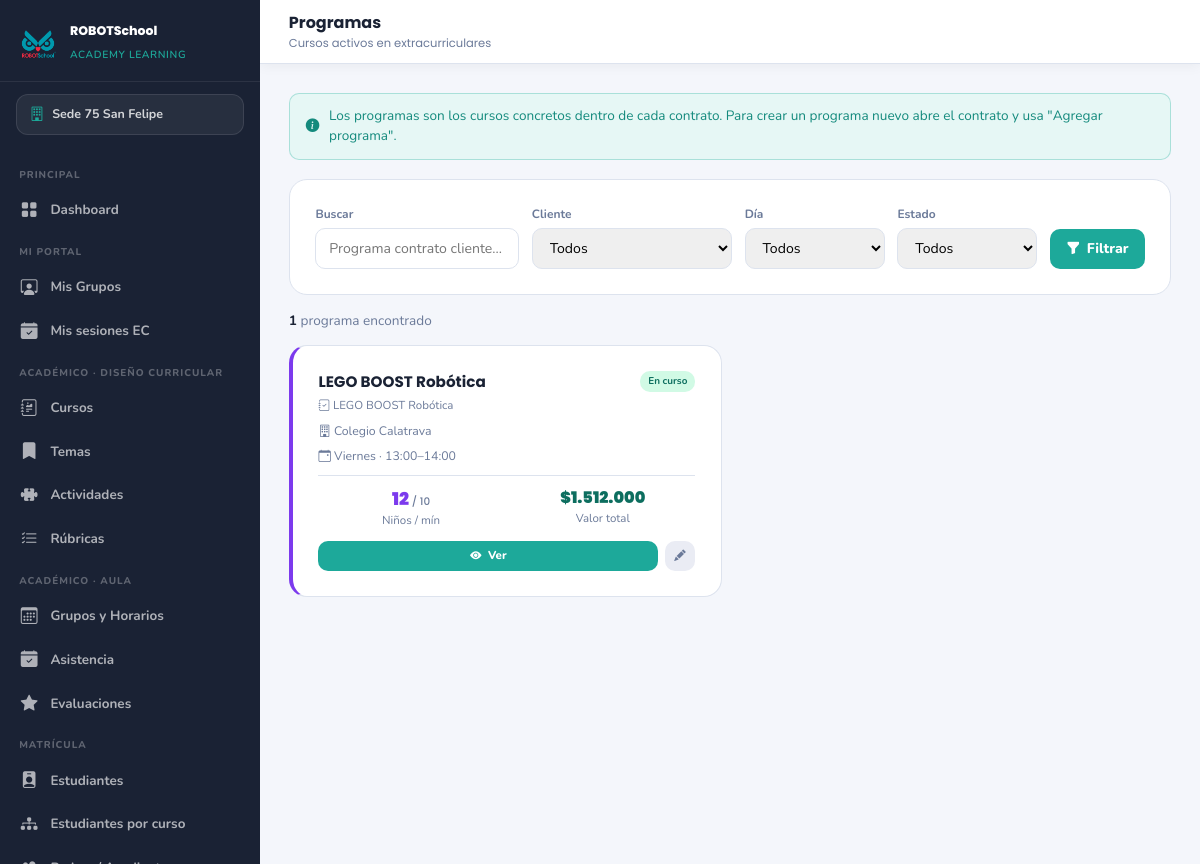
Page /modulos/extracurriculares/programas/index.php (signed in) on the committed database.
### tables this page shows
CREATE TABLE `sedes` (
  `id` int(10) UNSIGNED NOT NULL,
  `nombre` varchar(100) NOT NULL,
  `ciudad` varchar(80) NOT NULL,
  `direccion` varchar(150) NOT NULL,
  `telefono` varchar(20) DEFAULT NULL,
  `email` varchar(100) DEFAULT NULL,
  `activa` tinyint(1) NOT NULL DEFAULT 1,
  `created_at` datetime NOT NULL DEFAULT current_timestamp()
);

CREATE TABLE `ec_programas` (
  `id` int(10) UNSIGNED NOT NULL,
  `contrato_id` int(10) UNSIGNED NOT NULL,
  `curso_id` int(10) UNSIGNED DEFAULT NULL COMMENT 'FK a cursos RSAL contenido pedagogico reutilizado',
  `nombre` varchar(200) NOT NULL COMMENT 'Ej LEGO SPIKE 3ero y 4to',
  `equipos_kit` varchar(200) DEFAULT NULL COMMENT 'Ej LEGO SPIKE Prime Arduino UNO',
  `grado_desde` varchar(30) DEFAULT NULL COMMENT 'Ej 3o 1ro bachillerato',
  `grado_hasta` varchar(30) DEFAULT NULL,
  `edad_min` tinyint(3) UNSIGNED DEFAULT NULL,
  `edad_max` tinyint(3) UNSIGNED DEFAULT NULL,
  `cantidad_ninos` int(10) UNSIGNED NOT NULL DEFAULT 0 COMMENT 'Numero aproximado de estudiantes',
  `minimo_ninos` int(10) UNSIGNED NOT NULL DEFAULT 10 COMMENT 'Minimo viable bajo este numero se alerta pero no se bloquea',
  `dia_semana` enum('lunes','martes','miercoles','jueves','viernes','sabado','domingo') NOT NULL,
  `hora_inicio` time NOT NULL,
  `hora_fin` time NOT NULL,
  `total_sesiones` int(10) UNSIGNED NOT NULL DEFAULT 4 COMMENT 'Fijo en 4 por paquete 1 sesion semanal',
  `valor_por_nino` decimal(10,2) NOT NULL DEFAULT 120000.00 COMMENT 'Tarifa por nino paquete de 4 sesiones',
  `color` varchar(7) DEFAULT '#7c3aed' COMMENT 'Color para calendario visual',
  `estado` enum('planeado','en_curso','finalizado','suspendido') NOT NULL DEFAULT 'planeado',
  `observaciones` text DEFAULT NULL,
  `created_at` datetime NOT NULL DEFAULT current_timestamp(),
  `updated_at` datetime NOT NULL DEFAULT current_timestamp() ON UPDATE current_timestamp()
);

CREATE TABLE `cursos` (
  `id` int(10) UNSIGNED NOT NULL,
  `nombre` varchar(150) NOT NULL,
  `imagen` varchar(255) DEFAULT NULL COMMENT 'Ruta relativa en /uploads/cursos/',
  `introduccion` text DEFAULT NULL,
  `objetivos` text DEFAULT NULL,
  `edad_min` tinyint(3) UNSIGNED DEFAULT NULL,
  `edad_max` tinyint(3) UNSIGNED DEFAULT NULL,
  `valor` decimal(10,2) NOT NULL DEFAULT 0.00,
  `tipo_valor` enum('mensual','semestral') NOT NULL DEFAULT 'mensual',
  `cupo_maximo` int(10) UNSIGNED NOT NULL DEFAULT 20,
  `publicado` tinyint(1) NOT NULL DEFAULT 0,
  `orden` int(10) UNSIGNED NOT NULL DEFAULT 0,
  `created_at` datetime NOT NULL DEFAULT current_timestamp(),
  `updated_at` datetime NOT NULL DEFAULT current_timestamp() ON UPDATE current_timestamp()
);

CREATE TABLE `ec_clientes` (
  `id` int(10) UNSIGNED NOT NULL,
  `tipo` enum('colegio','empresa','institucion','otro') NOT NULL DEFAULT 'colegio',
  `nombre` varchar(200) NOT NULL,
  `nit` varchar(30) DEFAULT NULL COMMENT 'NIT o identificacion fiscal',
  `razon_social` varchar(200) DEFAULT NULL COMMENT 'Si difiere del nombre comercial',
  `ciudad` varchar(100) DEFAULT NULL,
  `direccion` varchar(250) DEFAULT NULL,
  `barrio` varchar(100) DEFAULT NULL,
  `latitud` decimal(10,7) DEFAULT NULL,
  `longitud` decimal(10,7) DEFAULT NULL,
  `telefono` varchar(30) DEFAULT NULL,
  `email` varchar(150) DEFAULT NULL,
  `sitio_web` varchar(200) DEFAULT NULL,
  `logo` varchar(255) DEFAULT NULL COMMENT 'Ruta en /uploads/ec_clientes/',
  `contacto_nombre` varchar(150) DEFAULT NULL COMMENT 'Contacto principal rectoria coordinacion',
  `contacto_cargo` varchar(100) DEFAULT NULL,
  `contacto_telefono` varchar(30) DEFAULT NULL,
  `contacto_email` varchar(150) DEFAULT NULL,
  `notas` text DEFAULT NULL,
  `activo` tinyint(1) NOT NULL DEFAULT 1,
  `created_at` datetime NOT NULL DEFAULT current_timestamp(),
  `updated_at` datetime NOT NULL DEFAULT current_timestamp() ON UPDATE current_timestamp()
);

### config/config.php (called while the page is built, shortened)
<?php
function h($str) {
    return htmlspecialchars($str ?? '', ENT_QUOTES, 'UTF-8');
}

### modulos/extracurriculares/programas/index.php (the view, shortened to what this page needs)
<?php
require_once __DIR__ . '/../../../config/config.php';
require_once ROOT . '/config/auth.php';
$menu_activo = 'ec_programas';
$q_buscar   = trim($_GET['buscar'] ?? '');
$where = ['1=1'];
$params = [];
$sql = "SELECT p.*, c.nombre AS curso_nombre,
        ct.id AS contrato_id, ct.nombre AS contrato_nombre, ct.codigo AS contrato_codigo,
        cl.nombre AS cliente_nombre, cl.tipo AS cliente_tipo
        FROM ec_programas p
        JOIN ec_contratos ct ON ct.id = p.contrato_id
        JOIN ec_clientes cl  ON cl.id = ct.cliente_id
        LEFT JOIN cursos c ON c.id = p.curso_id
        WHERE " . implode(' AND ', $where) . "
        ORDER BY
          FIELD(p.dia_semana,'lunes','martes','miercoles','jueves','viernes','sabado','domingo'),
          p.hora_inicio";
$stmt = $pdo->prepare($sql);
$stmt->execute($params);
$programas = $stmt->fetchAll();
$total = count($programas);
$prog_estados = [
    'planeado'   => ['Planeado',  '#1E4DA1', '#dbeafe'],
    'en_curso'   => ['En curso',  '#0d6e5f', '#d1fae5'],
    'finalizado' => ['Finalizado','#1f2937', '#E5E7EB'],
    'suspendido' => ['Suspendido','#b85f00', '#fff2d6'],
];
$dias_map = ['lunes'=>'Lunes','martes'=>'Martes','miercoles'=>'Mi&eacute;rcoles','jueves'=>'Jueves','viernes'=>'Viernes','sabado'=>'S&aacute;bado','domingo'=>'Domingo'];
require_once ROOT . '/includes/head.php';
require_once ROOT . '/includes/sidebar.php';
?>
<header class="main-header">
  <div class="header-title">Programas <small>Cursos activos en extracurriculares</small></div>
</header>
<main class="main-content">
  <div class="alert-rsal alert-info" style="margin-bottom:1.2rem;">
    <i class="bi bi-info-circle-fill"></i>
    Los programas son los cursos concretos dentro de cada contrato. Para crear un programa nuevo abre el contrato y usa "Agregar programa".
  </div>
  <div class="card-rsal" style="margin-bottom:1rem;">
    <form method="GET" style="display:grid;grid-template-columns:1fr 200px 140px 140px auto;gap:.8rem;align-items:end;">
      <div>
        <label style="font-size:.75rem;font-weight:700;color:var(--muted);display:block;margin-bottom:.3rem;">Buscar</label>
        <input type="text" name="buscar" value="<?= h($q_buscar) ?>"
               placeholder="Programa contrato cliente..."
               style="width:100%;padding:.55rem .8rem;border:1.5px solid var(--border);border-radius:10px;font-size:.88rem;"/>
      </div>
      <div>
        <label style="font-size:.75rem;font-weight:700;color:var(--muted);display:block;margin-bottom:.3rem;">Cliente</label>
        <select name="cliente" style="width:100%;padding:.55rem .8rem;border:1.5px solid var(--border);border-radius:10px;font-size:.88rem;">
          <option value="0">Todos</option>
        </select>
      </div>
      <div>
        <label style="font-size:.75rem;font-weight:700;color:var(--muted);display:block;margin-bottom:.3rem;">D&iacute;a</label>
        <select name="dia" style="width:100%;padding:.55rem .8rem;border:1.5px solid var(--border);border-radius:10px;font-size:.88rem;">
          <option value="">Todos</option>
        </select>
      </div>
      <div>
        <label style="font-size:.75rem;font-weight:700;color:var(--muted);display:block;margin-bottom:.3rem;">Estado</label>
        <select name="estado" style="width:100%;padding:.55rem .8rem;border:1.5px solid var(--border);border-radius:10px;font-size:.88rem;">
          <option value="">Todos</option>
        </select>
      </div>
      <button type="submit" class="btn-rsal-primary" style="padding:.6rem 1rem;">
        <i class="bi bi-funnel-fill"></i> Filtrar
      </button>
    </form>
  </div>
  <div style="font-size:.85rem;color:var(--muted);margin-bottom:.8rem;">
    <strong style="color:var(--dark);"><?= $total ?></strong> programa<?= $total != 1 ? 's' : '' ?> encontrado<?= $total != 1 ? 's' : '' ?>
  </div>
  <?php if (empty($programas)): ?>
    <div class="empty-state">
      <i class="bi bi-bookmark-plus"></i>
      <h3>No hay programas con estos filtros</h3>
      <p>Los programas se crean desde dentro de cada contrato.</p>
      <a href="<?= $U ?>modulos/extracurriculares/contratos/index.php" class="btn-rsal-primary">
        <i class="bi bi-file-earmark-text-fill"></i> Ir a contratos
      </a>
    </div>
  <?php else: ?>
    <div style="display:grid;grid-template-columns:repeat(auto-fill,minmax(320px,1fr));gap:1rem;">
      <?php foreach ($programas as $p):
        $pe = $prog_estados[$p['estado']] ?? $prog_estados['planeado'];
        $color_prog = $p['color'] ?: '#7c3aed';
        $horario = ($dias_map[$p['dia_semana']] ?? $p['dia_semana'])
                 . ' &middot; ' . substr($p['hora_inicio'],0,5) . '&ndash;' . substr($p['hora_fin'],0,5);
      ?>
      <div class="card-rsal" style="margin:0;border-left:4px solid <?= h($color_prog) ?>;">
        <div style="display:flex;justify-content:space-between;align-items:flex-start;margin-bottom:.5rem;gap:.6rem;">
          <div style="flex:1;min-width:0;">
            <div style="font-family:'Poppins',sans-serif;font-weight:700;color:var(--dark);font-size:.95rem;">
              <?= h($p['nombre']) ?>
            </div>
            <?php if ($p['curso_nombre']): ?>
              <div style="font-size:.72rem;color:var(--muted);margin-top:.2rem;">
                <i class="bi bi-journal-check"></i> <?= h($p['curso_nombre']) ?>
              </div>
            <?php endif; ?>
          </div>
          <span style="background:<?= $pe[2] ?>;color:<?= $pe[1] ?>;font-size:.62rem;font-weight:700;padding:3px 8px;border-radius:10px;white-space:nowrap;">
            <?= $pe[0] ?>
          </span>
        </div>
        <div style="font-size:.77rem;color:var(--muted);margin-bottom:.4rem;">
          <i class="bi bi-building"></i> <?= h($p['cliente_nombre']) ?>
        </div>
        <div style="font-size:.77rem;color:var(--muted);margin-bottom:.6rem;">
          <i class="bi bi-calendar-event"></i> <?= $horario ?>
        </div>
        <?php
          $valor_prog = (float)$p['valor_por_nino'] * (int)$p['cantidad_ninos'];
          $bajo_minimo = $p['cantidad_ninos'] < $p['minimo_ninos'];
        ?>
        <div style="display:grid;grid-template-columns:1fr 1fr;gap:.4rem;padding-top:.6rem;border-top:1px solid var(--border);font-size:.72rem;">
          <div style="text-align:center;">
            <div style="font-family:'Poppins',sans-serif;font-weight:900;color:<?= $bajo_minimo ? '#92400e' : h($color_prog) ?>;font-size:1.1rem;">
              <?= (int)$p['cantidad_ninos'] ?><span style="font-size:.65rem;color:var(--muted);font-weight:500;"> / <?= (int)$p['minimo_ninos'] ?></span>
            </div>
            <div style="color:var(--muted);">Ni&ntilde;os / m&iacute;n</div>
          </div>
          <div style="text-align:center;">
            <div style="font-family:'Poppins',sans-serif;font-weight:900;color:#0d6e5f;font-size:1rem;">$<?= number_format($valor_prog, 0, ',', '.') ?></div>
            <div style="color:var(--muted);">Valor total</div>
          </div>
        </div>
        <div style="display:flex;gap:.4rem;margin-top:.7rem;">
          <a href="<?= $U ?>modulos/extracurriculares/programas/ver.php?id=<?= $p['id'] ?>" class="btn-rsal-primary" style="flex:1;justify-content:center;padding:.4rem;font-size:.72rem;">
            <i class="bi bi-eye-fill"></i> Ver
          </a>
          <a href="<?= $U ?>modulos/extracurriculares/programas/form.php?id=<?= $p['id'] ?>" class="btn-rsal-secondary" style="padding:.4rem .6rem;font-size:.72rem;">
            <i class="bi bi-pencil-fill"></i>
          </a>
        </div>
      </div>
      <?php endforeach; ?>
    </div>
  <?php endif; ?>
</main>
</body>
</html>

### includes/sidebar.php (shortened to what this page needs)
<?php
$menu_activo = $menu_activo ?? '';
$rol_actual  = $_SESSION['usuario_rol'] ?? '';
$sedes_nav = $pdo->query("SELECT * FROM sedes WHERE activa = 1 ORDER BY nombre")->fetchAll();
$sede_nombre_activa = 'Todas las sedes';
if ($rol_actual !== 'admin_general' && !empty($_SESSION['sede_id'])) {
    foreach ($sedes_nav as $s) {
        if ($s['id'] == $_SESSION['sede_id']) { $sede_nombre_activa = $s['nombre']; break; }
    }
}
function menu_class($nombre) {
    global $menu_activo;
    return $menu_activo === $nombre ? 'menu-item active' : 'menu-item';
}
$U = BASE_URL;
$es_admin    = in_array($rol_actual, ['admin_general','admin_sede']);
$es_coord    = in_array($rol_actual, ['admin_general','admin_sede','coordinador_pedagogico']);
$es_docente  = in_array($rol_actual, ['admin_general','admin_sede','coordinador_pedagogico','docente']);
?>
<nav class="sidebar" id="sidebar">
  <div class="sidebar-brand">
    <img src="<?= $U ?>assets/img/logo R sin fondo.png" alt="RSAL"/>
    <div class="sidebar-brand-text">
      <strong>ROBOTSchool</strong>
      <small>Academy Learning</small>
    </div>
  </div>
  <div class="sede-selector">
    <i class="bi bi-building"></i>
    <span><?= h($sede_nombre_activa) ?></span>
  </div>
  <div class="sidebar-menu">
    <?php if ($es_admin): ?>
    <div class="menu-section">Principal</div>
    <a href="<?= $U ?>dashboard.php" class="<?= menu_class('dashboard') ?>">
      <i class="bi bi-grid-fill"></i> Dashboard
    </a>
    <?php endif; ?>
    <?php if ($es_docente): ?>
    <div class="menu-section">Mi Portal</div>
    <a href="<?= $U ?>docente/index.php" class="<?= menu_class('docente') ?>">
      <i class="bi bi-person-workspace"></i> Mis Grupos
    </a>
    <a href="<?= $U ?>modulos/extracurriculares/asistencia/mis_sesiones.php" class="<?= menu_class('ec_mis_sesiones') ?>">
      <i class="bi bi-calendar-check-fill"></i> Mis sesiones EC
    </a>
    <?php endif; ?>
    <?php if ($es_coord): ?>
    <div class="menu-section">Acad&eacute;mico &middot; Dise&ntilde;o curricular</div>
    <a href="<?= $U ?>modulos/academico/cursos/index.php" class="<?= menu_class('cursos') ?>">
      <i class="bi bi-journal-richtext"></i> Cursos
    </a>
    <a href="<?= $U ?>modulos/academico/temas/index.php" class="<?= menu_class('temas') ?>">
      <i class="bi bi-bookmark-fill"></i> Temas
    </a>
    <a href="<?= $U ?>modulos/academico/actividades/index.php" class="<?= menu_class('actividades') ?>">
      <i class="bi bi-puzzle-fill"></i> Actividades
    </a>
    <a href="<?= $U ?>modulos/academico/rubricas/index.php" class="<?= menu_class('rubricas') ?>">
      <i class="bi bi-list-check"></i> R&uacute;bricas
    </a>
    <?php endif; ?>
    <?php if ($es_docente): ?>
    <div class="menu-section">Acad&eacute;mico &middot; Aula</div>
    <a href="<?= $U ?>modulos/academico/grupos/index.php" class="<?= menu_class('grupos') ?>">
      <i class="bi bi-calendar3"></i> Grupos y Horarios
    </a>
    <a href="<?= $U ?>modulos/academico/asistencia/index.php" class="<?= menu_class('asistencia') ?>">
      <i class="bi bi-calendar-check-fill"></i> Asistencia
    </a>
    <a href="<?= $U ?>modulos/academico/evaluaciones/index.php" class="<?= menu_class('evaluaciones') ?>">
      <i class="bi bi-star-fill"></i> Evaluaciones
    </a>
    <?php endif; ?>
    <?php if ($es_coord): ?>
    <div class="menu-section">Matr&iacute;cula</div>
    <a href="<?= $U ?>modulos/estudiantes/index.php" class="<?= menu_class('estudiantes') ?>">
      <i class="bi bi-person-badge-fill"></i> Estudiantes
    </a>
    <a href="<?= $U ?>modulos/academico/estudiantes_por_curso.php" class="<?= menu_class('estudiantes_curso') ?>">
      <i class="bi bi-diagram-3-fill"></i> Estudiantes por curso
    </a>
    <?php if ($es_admin): ?>
    <a href="<?= $U ?>modulos/padres/index.php" class="<?= menu_class('padres') ?>">
      <i class="bi bi-people-fill"></i> Padres / Acudientes
    </a>
    <?php endif; ?>
    <?php endif; ?>
  </div>
</nav>

### rows in the picture
sedes: nombre "Sede 75 San Felipe"
ec_programas: nombre "LEGO BOOST Robótica", curso.nombre "LEGO BOOST Robótica", estado "En curso", ec_clientes.nombre "Colegio Calatrava", horario "Viernes · 13:00–14:00", cantidad_ninos "12", minimo_ninos "10", valor_prog "1.512.000"

### other values in the picture
$total "1"
